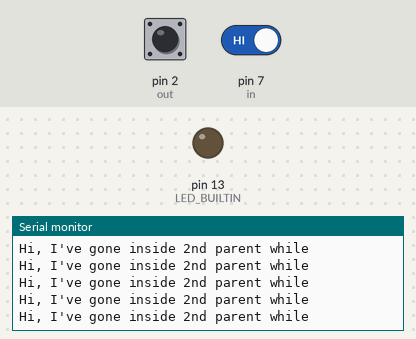
Recording of a sketch running on a simulated Arduino Uno, built with avr-gcc and run on an emulated ATmega328P. Shown: output pins drawn as LEDs (lit = HIGH), the last lines printed to the serial monitor. The test bench sets the inputs (shaded band); at power-on: pin 2 (out) LOW, pin 7 (in) HIGH.

Above: at 1.2 s.
1.3 s: pin 2 (out) driven HIGH and pin 7 (in) driven LOW
At 2.5 s:
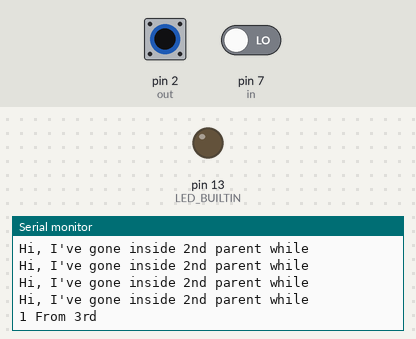
2.8 s: pin 2 (out) pulsed LOW 2 times (0.12 s each, 0.3 s apart)
At 3.02 s:
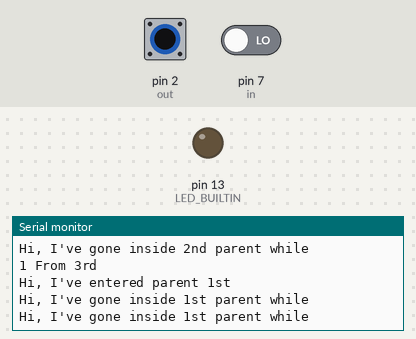

Measured:
- after the input at 1.3 s, the serial monitor: prints a new line after 0.07 s (image 1)
- after the input at 2.8 s, the serial monitor: prints a new line after 0.12 s (image 2)

The sketch:

pc_testing.ino
```cpp
//Vcc of irsensor should be connected to 5V of arduino (connecting to Vin doesn't work)
int in = 7;
int p_in = LOW;

int out = 2;
int p_out = LOW;

int x = -100,y=-100;

int person_counter = 0;

void setup()
{
  // put your setup code here, to run once:
  pinMode(LED_BUILTIN, OUTPUT);
  pinMode(in, INPUT);
  pinMode(out, INPUT);
  Serial.begin(9600);
}

void loop()
{
//    Serial.println('Start');
  if((digitalRead(in)==0)&&(digitalRead(out)==1))
  {
    Serial.println("Hi, I've entered parent 1st");
    while( ((x=digitalRead(in)==0) && (y=digitalRead(out)==0))||( (x=digitalRead(in)==0)&&(y=digitalRead(out)==1) ))
    {
//        Serial.print(x);Serial.print(y);
//        break;
        Serial.println("Hi, I've gone inside 1st parent while");
      if((digitalRead(in)==1) && (digitalRead(out)==0))
      {
        person_counter--;
//        Serial.println(person_counter);
        Serial.print(person_counter);
        Serial.println(" From 1st");
        while(digitalRead(in)==1 && digitalRead(out)==0);   //this is extremely important -> Otherwise in a short span of time the loop starts over while the sensor values remain tbe same.
        return;
      }

    }
    if((digitalRead(in)==1) && (digitalRead(out)==0))
    {
        person_counter--;
//        Serial.println(person_counter);
        Serial.print(person_counter);
        Serial.println(" From 2nd");
        while(digitalRead(in)==1 && digitalRead(out)==0);
        return;
    }
  }

 if((digitalRead(in)==1)&&(digitalRead(out)==0))
  {
    Serial.println("Hi, I've entered parent 2nd");
    while( ((digitalRead(in)==0) && (digitalRead(out)==0))||( (digitalRead(in)==1)&&(digitalRead(out)==0) ))
    {
        Serial.println("Hi, I've gone inside 2nd parent while");
      if((digitalRead(in)==0) && (digitalRead(out)==1))
      {
        person_counter++;
//        Serial.println(person_counter);
        Serial.print(person_counter);
        Serial.println(" From 3rd");
        while(digitalRead(in)==0 && (digitalRead(out)==1));
        return;
      }

    }
    if((digitalRead(in)==1) && (digitalRead(out)==0))
    {
        person_counter++;
//        Serial.println(person_counter);
        Serial.print(person_counter);
        Serial.println(" From 4th");
        while(digitalRead(in)==1 && digitalRead(out)==0);
        return;
    }
  }
}


/*

  // put your main code here, to run repeatedly:
  p_in = digitalRead(in);
  p_out = digitalRead(out);

  if(p_in == HIGH) //just if(person_detected) doesn't work!
  {
    Serial.println("in Detected!");  //single quotes not working
    p_in = LOW;  //immediately change the status once a person's presence has been sensed and recorded
    while(1)
    {
         if(p_out = digitalRead(out))
        {
              if(!(p_in = digitalRead(in)))
              {

                Serial.println(--person_counter);
                break;
              }
        }
    }

  }

  if(p_out == HIGH) //just if(person_detected) doesn't work!
  {
    Serial.println("out Detected!");  //single quotes not working
    p_out = LOW;  //immediately change the status once a person's presence has been sensed and recorded
    while(1)
    {
         if(p_in = digitalRead(in))
        {
              if(!(p_out = digitalRead(out)))
              {

                Serial.println(++person_counter);
                break;
              }
        }
    }

  }

} */
```
